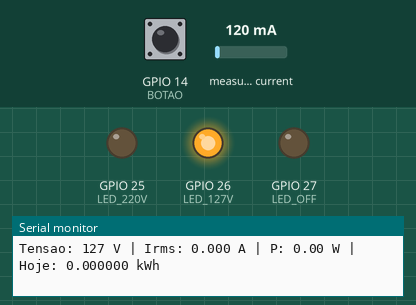
This sketch was run on a simulated ESP32. Shown: output pins drawn as LEDs (lit = HIGH), the last lines printed to the serial monitor. Inputs (shaded band) come from the test bench; at power-on: GPIO 14 (BOTAO) HIGH, measured current 120 mA. WiFi joins after 1.5 s; servers stay silent unless stated; the local clock reads 2024-03-15 10:24:30 at power-on unless the sketch sets it; the Firebase database answers and starts empty.

Above: at 3.3 s.
3.4 s: GPIO 14 (BOTAO) pulled LOW for 0.15 s
At 4.4 s:
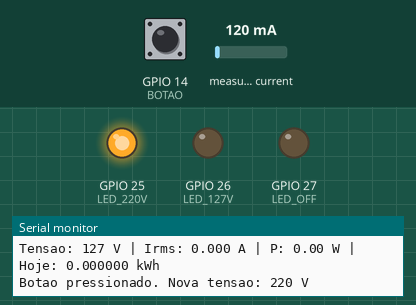
5.0 s: GPIO 14 (BOTAO) pulled LOW for 1 s
At 6.2 s:
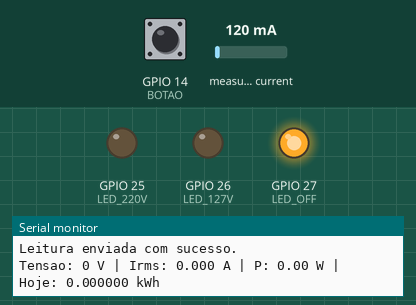
7.5 s: GPIO 14 (BOTAO) pulled LOW for 3.2 s
At 8.1 s:
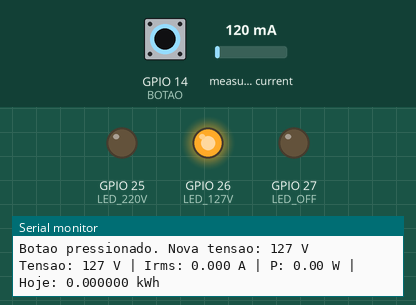
Timing chart, 0 to 10.5 s (numbered marks = the images above; inputs shaded):
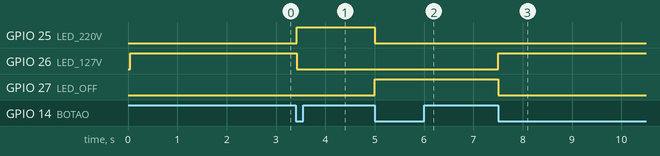

Measured:
- after the input at 3.4 s, GPIO 25 (LED_220V): LOW → HIGH at once; GPIO 26 (LED_127V): HIGH → LOW at once
- after the input at 5.0 s, GPIO 25 (LED_220V): HIGH → LOW at once; GPIO 27 (LED_OFF): LOW → HIGH at once
- after the input at 7.5 s, GPIO 26 (LED_127V): LOW → HIGH at once; GPIO 27 (LED_OFF): HIGH → LOW after 0.00 s instead of 7.5 s

The sketch:

PowerKeeper_C_FINAL.ino
```cpp
#include <WiFi.h>
#include "EmonLib.h"
#include <Firebase_ESP_Client.h>
#include <time.h>

// ---------- CONFIGURAÇÕES ----------
EnergyMonitor SCT013;

const char* ssid = "Augusto";
const char* password = "internet100";

const int idDispositivo = 1;
const int pinSCT = 35;
#define BOTAO 14

#define LED_220V 25
#define LED_127V 26
#define LED_OFF 27

// ---------- FIREBASE ----------
FirebaseData fbdo;
FirebaseAuth auth;
FirebaseConfig config;

// Seu host e auth, mantidos inalterados
#define FIREBASE_HOST "https://powerkeeper-synatec-default-rtdb.firebaseio.com/"
// CHAVE ATUALIZADA COM O VALOR FORNECIDO PELO USUÁRIO
#define FIREBASE_AUTH "gNcMVY25PGjzd1If4GX7OZiLENZsnxehj1JYmaRv"

// ---------- VARIÁVEIS ----------
int tensao = 127;
int estadoBotaoAnterior = HIGH;
int contadorTensao = 0; // Mantido o nome original para consistência

unsigned long intervaloLeitura = 1000;
unsigned long ultimoLeitura = 0;

unsigned long intervaloFirebase = 5000;
unsigned long ultimoFirebase = 0;

double Irms = 0.0;

unsigned long long ultimoTempoMicro = 0;

double energia_Wh = 0.0;
double consumoAtual_kWh = 0.0;
double consumoOntem_kWh = 0.0;

int diaAtual = -1;

unsigned long contadorLeitura = 1;

bool vermelhoDesligando = false; // Mantido o nome original para consistência
unsigned long tempoDesligamentoVermelho = 0; // Mantido o nome original para consistência

// Controle de fechamento (evita duplicação)
String ultimaDataFechada = "";

// ---------- PROTÓTIPOS ----------
String gerarTimestampISO();      // "YYYY-MM-DD HH:MM:SS"
String getDataHoje();           // "YYYY-MM-DD"
void conectarWiFi();
void alternarTensao();
void atualizarLEDs();
void atualizarEnergia();
void enviarDadosFirebase();
void verificarViradaDia();
void fechamentoDiario(double consumoDia_kWh);
void fechamentoRetroativoAoIniciar();
void esperarSincronizacaoNTP();

// ---------- IMPLEMENTAÇÕES ----------

// Retorna o timestamp no formato ISO "YYYY-MM-DD HH:MM:SS"
String gerarTimestampISO() {
    time_t now = time(nullptr);
    struct tm* t = localtime(&now);
    char buffer[25];
    sprintf(buffer, "%04d-%02d-%02d %02d:%02d:%02d",
            t->tm_year + 1900,
            t->tm_mon + 1,
            t->tm_mday,
            t->tm_hour,
            t->tm_min,
            t->tm_sec);
    return String(buffer);
}

// Retorna a data de hoje no formato "YYYY-MM-DD"
String getDataHoje() {
    time_t now = time(nullptr);
    struct tm* t = localtime(&now);
    char buffer[12];
    sprintf(buffer, "%04d-%02d-%02d",
            t->tm_year + 1900,
            t->tm_mon + 1,
            t->tm_mday);
    return String(buffer);
}

// Função para esperar a sincronização do NTP (evita 1970)
void esperarSincronizacaoNTP() {
    Serial.print("Aguardando sincronizacao NTP");
    time_t now = time(nullptr);
    // Tempo maior que 2021 (1609459200) como indicador de sincronização.
    while (now < 1609459200) {
        delay(500);
        now = time(nullptr);
        Serial.print(".");
    }
    Serial.println("\nNTP sincronizado com sucesso!");
}

// ---------- SETUP ----------
void setup() {
    Serial.begin(115200);
    delay(50);

    // iniciais
    SCT013.current(pinSCT, 1.45);   // fator calibração
    pinMode(BOTAO, INPUT_PULLUP);
    pinMode(LED_220V, OUTPUT);
    pinMode(LED_127V, OUTPUT);
    pinMode(LED_OFF, OUTPUT);
    atualizarLEDs();

    conectarWiFi();

    // NTP (fuso -3)
    configTime(-3 * 3600, 0, "pool.ntp.org", "time.nist.gov");

    if (WiFi.status() == WL_CONNECTED) {
        esperarSincronizacaoNTP(); // <--- CHAMA A FUNÇÃO DE ESPERA AQUI

        // registra dia atual APÓS a sincronização
        time_t now = time(nullptr);
        struct tm* t = localtime(&now);
        diaAtual = t->tm_mday;
        Serial.printf("Data e hora de inicio: %s\n", gerarTimestampISO().c_str());

        // Refatoração: Centralizando a inicialização do Firebase aqui.
        Serial.println("Configurando Firebase...");
        config.database_url = FIREBASE_HOST;
        config.signer.tokens.legacy_token = FIREBASE_AUTH;
        Firebase.begin(&config, &auth);
        Firebase.reconnectWiFi(true);
        Serial.println("Firebase conectado!");

        // tenta fechar retroativamente caso necessário
        fechamentoRetroativoAoIniciar();
    } else {
        Serial.println("WiFi não conectado — inicializando sem Firebase (prototipo).");
        // Ainda tenta registrar o dia, mesmo que o NTP possa não ter funcionado
        time_t now = time(nullptr);
        struct tm* t = localtime(&now);
        diaAtual = t->tm_mday;
    }

    ultimoTempoMicro = micros();
}

// ---------- LOOP ----------
void loop() {
    unsigned long agora = millis();

    alternarTensao();
    verificarViradaDia();

    // controle LED OFF temporizado (10s)
    if (vermelhoDesligando && (agora - tempoDesligamentoVermelho >= 10000UL)) {
        digitalWrite(LED_OFF, LOW);
        vermelhoDesligando = false;
    }

    // leitura a cada 1s
    if (agora - ultimoLeitura >= intervaloLeitura) {
        ultimoLeitura = agora;
        atualizarEnergia();
    }

    // envio ao Firebase a cada intervaloFirebase
    if (agora - ultimoFirebase >= intervaloFirebase) {
        ultimoFirebase = agora;
        if (WiFi.status() == WL_CONNECTED && Firebase.ready()) {
            enviarDadosFirebase();
        } else if (WiFi.status() != WL_CONNECTED) {
            Serial.println("Tentando enviar, mas WiFi desconectado.");
        }
    }
}

// ---------- FUNÇÕES PRINCIPAIS ----------
void alternarTensao() {
    int estadoBotaoAtual = digitalRead(BOTAO);

    if (estadoBotaoAnterior == HIGH && estadoBotaoAtual == LOW) {
        contadorTensao++;
        if (contadorTensao > 2) contadorTensao = 0;

        switch (contadorTensao) {
            case 0: tensao = 127; break;
            case 1: tensao = 220; break;
            case 2: tensao = 0; break;
        }

        atualizarLEDs();

        if (tensao == 0) {
            vermelhoDesligando = true;
            tempoDesligamentoVermelho = millis();
            Serial.println("LED OFF - aceso por 10s");
        } else {
            vermelhoDesligando = false;
            digitalWrite(LED_OFF, LOW);
        }

        Serial.printf("Botao pressionado. Nova tensao: %d V\n", tensao);
        delay(250);     // debounce
    }

    estadoBotaoAnterior = estadoBotaoAtual;
}

void atualizarLEDs() {
    digitalWrite(LED_220V, LOW);
    digitalWrite(LED_127V, LOW);
    digitalWrite(LED_OFF, LOW);

    if (tensao == 127) digitalWrite(LED_127V, HIGH);
    else if (tensao == 220) digitalWrite(LED_220V, HIGH);
    else digitalWrite(LED_OFF, HIGH);
}

void atualizarEnergia() {
    // calcula Irms e energia com precisão por microssegundos
    unsigned long long agoraMicro = micros();
    unsigned long long deltaMicro = agoraMicro - ultimoTempoMicro;
    ultimoTempoMicro = agoraMicro;

    // Chamada principal para medição do SCT013
    Irms = SCT013.calcIrms(2048);

    // Se a corrente for muito baixa (ruído), zera o valor
    if (Irms < 0.16) Irms = 0.0;

    double potencia = Irms * tensao;    // W

    if (potencia > 0) {
        // Wh = W * horas ; deltaMicro / 3.600.000.000 => horas
        energia_Wh += (potencia * (deltaMicro / 3600000000.0));
        consumoAtual_kWh = energia_Wh / 1000.0;
    }

    Serial.printf("Tensao: %d V | Irms: %.3f A | P: %.2f W | Hoje: %.6f kWh\n",
                  tensao, Irms, potencia, consumoAtual_kWh);
}

// ---------- FIREBASE ----------
void conectarWiFi() {
    Serial.print("Conectando no WiFi ");
    Serial.println(ssid);
    WiFi.begin(ssid, password);

    unsigned long startAttemptTime = millis();
    while (WiFi.status() != WL_CONNECTED && millis() - startAttemptTime < 10000UL) {
        delay(500);
        Serial.print(".");
    }
    if (WiFi.status() == WL_CONNECTED) {
        Serial.println("\nWiFi conectado");
        Serial.print("IP: ");
        Serial.println(WiFi.localIP());
    } else {
        Serial.println("\nFalha ao conectar (prototipo).");
    }
}

void enviarDadosFirebase() {
    // prepara JSON
    FirebaseJson json;
    double potenciaW = Irms * tensao;

    json.set("tensao", tensao);
    json.set("corrente", Irms);
    json.set("potencia", potenciaW);
    json.set("consumoAtual_kWh", consumoAtual_kWh);
    json.set("idDispositivo", idDispositivo);
    json.set("timestamp", gerarTimestampISO());

    // Caminho ajustado para usar underscore: /leituras/leitura_1, leitura_2, etc.
    String pathLeitura = "/leituras/leitura_" + String(contadorLeitura++);

    Serial.print("Enviando leitura para ");
    Serial.println(pathLeitura);

    // Envia leitura para lista normal (Log)
    if (Firebase.RTDB.setJSON(&fbdo, pathLeitura.c_str(), &json)) {
        Serial.println("Leitura enviada com sucesso.");
    } else {
        Serial.println("Falha ao enviar leitura: " + fbdo.errorReason());
    }

    // Atualiza último valor (Snapshot)
    if (!Firebase.RTDB.setJSON(&fbdo, "/ultima_leitura", &json)) {
        Serial.println("Falha ao atualizar /ultima_leitura: " + fbdo.errorReason());
    }
}


// ---------- FECHAMENTO DIÁRIO SEGURO ----------
void verificarViradaDia() {
    time_t now = time(nullptr);
    struct tm* t = localtime(&now);

    // Verifica se o dia do mês mudou
    if (t->tm_mday != diaAtual) {
        // grava consumo do dia anterior
        fechamentoDiario(consumoAtual_kWh);

        // reseta contadores locais
        consumoOntem_kWh = consumoAtual_kWh;
        consumoAtual_kWh = 0.0;
        energia_Wh = 0.0;

        // atualiza diaAtual
        diaAtual = t->tm_mday;

        Serial.println("----- NOVO DIA ----- Consumo zerado.");
    }
}

// Fechamento que evita duplicidade via /ultimo_fechamento/data
void fechamentoDiario(double consumoDia_kWh) {
    // calcula data de ontem (YYYY-MM-DD)
    time_t agora = time(nullptr);
    struct tm tm_ontem = *localtime(&agora);
    tm_ontem.tm_mday -= 1;
    mktime(&tm_ontem);

    char buffer[12];
    sprintf(buffer, "%04d-%02d-%02d",
            tm_ontem.tm_year + 1900,
            tm_ontem.tm_mon + 1,
            tm_ontem.tm_mday);

    String dataOntem = String(buffer);

    // pega ultimaDataFechada local se ainda não tiver sido lida
    if (ultimaDataFechada == "") {
        // tenta ler do Firebase /ultimo_fechamento/data (string simples)
        if (WiFi.status() == WL_CONNECTED && Firebase.ready()) {
            if (Firebase.RTDB.getString(&fbdo, "/ultimo_fechamento/data")) {
                ultimaDataFechada = fbdo.stringData();
                Serial.println("ultimo_fechamento/data lido: " + ultimaDataFechada);
            } else {
                Serial.println("Nenhum /ultimo_fechamento/data encontrado no Firebase.");
            }
        }
    }

    // evita duplicar
    if (dataOntem == ultimaDataFechada) {
        Serial.println("Fechamento diário já realizado para: " + dataOntem);
        return;
    }

    // cria JSON de fechamento
    FirebaseJson json;
    json.set("consumo_kWh", consumoDia_kWh);
    json.set("idDispositivo", idDispositivo);
    json.set("timestamp", gerarTimestampISO());

    String path = "/consumos_diarios/" + dataOntem;

    if (WiFi.status() == WL_CONNECTED && Firebase.ready()) {
        if (Firebase.RTDB.setJSON(&fbdo, path.c_str(), &json)) {
            Serial.println("Fechamento diário enviado: " + path);
            ultimaDataFechada = dataOntem;
            // também atualiza um marcador simples para evitar duplicidade futura
            if (!Firebase.RTDB.setString(&fbdo, "/ultimo_fechamento/data", dataOntem)) {
                Serial.println("Aviso: não foi possível atualizar /ultimo_fechamento/data: " + fbdo.errorReason());
            }
        } else {
            Serial.println("Falha ao enviar fechamento diário: " + fbdo.errorReason());
        }
    } else {
        Serial.println("WiFi/Firebase indisponível: não foi possível enviar fechamento diário agora.");
    }
}

// Ao iniciar, fecha retroativamente se necessário usando /ultimo_fechamento/data
void fechamentoRetroativoAoIniciar() {
    Serial.println("Verificando fechamento retroativo ao iniciar...");

    if (!(WiFi.status() == WL_CONNECTED && Firebase.ready())) {
        Serial.println("Firebase não disponível no boot; pulando verificação retroativa.");
        return;
    }

    // ler string simples do Firebase com a última data fechada
    if (Firebase.RTDB.getString(&fbdo, "/ultimo_fechamento/data")) {
        ultimaDataFechada = fbdo.stringData();
        Serial.println("Ultima data fechada (firebase): " + ultimaDataFechada);
    } else {
        Serial.println("Nenhum /ultimo_fechamento/data encontrado (firebase).");
        ultimaDataFechada = "";
    }

    // data de ontem
    time_t agora = time(nullptr);
    struct tm tm_ontem = *localtime(&agora);
    tm_ontem.tm_mday -= 1;
    mktime(&tm_ontem);

    char buffer[12];
    sprintf(buffer, "%04d-%02d-%02d",
            tm_ontem.tm_year + 1900,
            tm_ontem.tm_mon + 1,
            tm_ontem.tm_mday);

    String dataOntem = String(buffer);

    if (dataOntem != ultimaDataFechada) {
        Serial.println("Fechamento retroativo necessário para: " + dataOntem);
        // usa o consumo atual armazenado localmente
        fechamentoDiario(consumoAtual_kWh);
    } else {
        Serial.println("Nenhum fechamento retroativo necessário.");
    }
}
```
